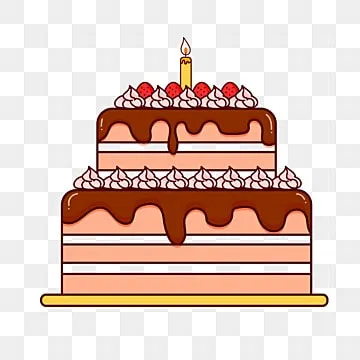
#> input picture samples/cake.webp, 360 x 360 px; its folder holds only this picture in this run
$ python -i color_mapping.py   (imports and definitions only)
#> lines starting #> are read from the running program, lines starting #| are printed output that depends on the picture; after the words box and inside, x2 and y2 are one past the last pixel; in counts of white or black regions, pixels touching at a corner belong together
"""Color palette definitions and image quantization for the Instagram auto-drawing bot.

This module provides:
- ``COLORS_PALETTE`` – the 22-colour Instagram drawing palette with screen
  coordinates for each colour swatch.
- ``remove_background`` – flood-fill-based background detection.
- ``prepare_source_image`` – loads an image and ensures it has an alpha channel.
- ``quantize_image`` – maps every pixel to the nearest palette colour using
  vectorised Euclidean distance.
"""

from __future__ import annotations

import os
from typing import Tuple, List

import cv2
import numpy as np

# ---------------------------------------------------------------------------
# Instagram drawing palette
# ---------------------------------------------------------------------------
# Each entry is (BGR_tuple, page_number, x_coordinate, color_name).
# The *page_number* identifies the palette page inside the Instagram colour
# picker, and *x_coordinate* is the horizontal screen position of the swatch.
# ---------------------------------------------------------------------------

PaletteEntry = Tuple[Tuple[int, int, int], int, int, str]

COLORS_PALETTE: List[PaletteEntry] = [
    # ---- Page 1 ----
    ((255, 255, 255), 1, 432, "white"),
    ((241, 151, 56),  1, 515, "blue"),
    ((79, 192, 112),  1, 597, "green"),
    ((65, 200, 254),  1, 680, "yellow"),
    ((51, 141, 252),  1, 763, "orange"),
    ((87, 73, 238),   1, 845, "red"),
    ((106, 7, 209),   1, 928, "pink"),
    # ---- Page 2 ----
    ((186, 7, 162),   2, 432, "purple"),
    ((20, 0, 237),    2, 515, "instagram_red"),
    ((142, 133, 237), 2, 597, "rose"),
    ((212, 211, 255), 2, 680, "light_pink"),
    ((179, 219, 254), 2, 763, "pale_orange"),
    ((130, 196, 255), 2, 845, "peach"),
    ((70, 144, 210),  2, 928, "gold_brown"),
    # ---- Page 3 ----
    ((58, 100, 153),  3, 432, "brown"),
    ((38, 38, 38),    3, 515, "black"),
    ((54, 54, 54),    3, 597, "dark_grey"),
    ((85, 85, 85),    3, 680, "grey"),
    ((115, 115, 115), 3, 763, "light_mid_grey"),
    ((153, 153, 153), 3, 845, "mid_grey"),
    ((178, 178, 178), 3, 928, "light_grey"),
    # ---- Page 4 ----
    ((199, 199, 199), 4, 432, "very_light_grey"),
]


def remove_background(img: np.ndarray) -> np.ndarray:
    """Detect background pixels using flood-fill from the four image corners.

    The function applies ``cv2.floodFill`` with fixed-range thresholding
    (lo/up diff of 15 per channel) starting from each corner.  Pixels reached
    by *any* of the four fills are considered background.

    Parameters
    ----------
    img:
        A BGR image (``np.uint8``, shape ``(H, W, 3)``).

    Returns
    -------
    np.ndarray
        A boolean mask of shape ``(H, W)`` where ``True`` marks background
        pixels.
    """
    h, w = img.shape[:2]

    # Flood-fill requires a mask that is 2 pixels larger in each dimension.
    combined_mask = np.zeros((h, w), dtype=np.uint8)

    lo_diff: Tuple[int, int, int] = (15, 15, 15)
    up_diff: Tuple[int, int, int] = (15, 15, 15)
    fill_flags = (
        4                                  # 4-connectivity
        | (255 << 8)                       # fill value written into mask
        | cv2.FLOODFILL_FIXED_RANGE        # compare to seed, not neighbours
    )

    corners = [(0, 0), (w - 1, 0), (0, h - 1), (w - 1, h - 1)]

    for cx, cy in corners:
        ff_mask = np.zeros((h + 2, w + 2), dtype=np.uint8)
        cv2.floodFill(
            img.copy(),
            ff_mask,
            seedPoint=(cx, cy),
            newVal=(0, 0, 0),
            loDiff=lo_diff,
            upDiff=up_diff,
            flags=fill_flags,
        )
        # The flood-fill mask has a 1-pixel border; strip it.
        combined_mask |= ff_mask[1:-1, 1:-1]

    return combined_mask.astype(bool)


def prepare_source_image(img_path: str) -> np.ndarray | None:
    """Load an image and ensure it has an alpha channel (BGRA).

    - If the image already has 4 channels (BGRA), it is returned as-is.
    - If it has 3 channels (BGR), :func:`remove_background` is called to
      generate an alpha mask (``0`` for background, ``255`` for foreground).

    Parameters
    ----------
    img_path:
        Filesystem path to the source image.

    Returns
    -------
    np.ndarray | None
        The BGRA image (``np.uint8``), or ``None`` if the file could not be
        loaded or does not exist.
    """
#> called with img_path = 'samples/cake.webp'
    if not os.path.isfile(img_path):
        print(f"[color_mapping] File not found: {img_path}")
        return None

    img = cv2.imread(img_path, cv2.IMREAD_UNCHANGED)
#> img is the input picture: shape (360, 360, 3); mean B, G, R 192.2, 201.9, 224.7
    if img is None:
        print(f"[color_mapping] Failed to load image: {img_path}")
        return None

    if img.ndim == 2:
        # Greyscale → convert to BGR first, then add alpha.
        img = cv2.cvtColor(img, cv2.COLOR_GRAY2BGR)

    channels = img.shape[2] if img.ndim == 3 else 1
#> channels = 3

    if channels == 4:
        # Auto-heal enclosed transparent holes (e.g. white cartoon bodies that were
        # accidentally made transparent by external background removal tools).
        h, w = img.shape[:2]
        solid = (img[:, :, 3] > 50).astype(np.uint8)
        bg = solid.copy()
        mask = np.zeros((h + 2, w + 2), dtype=np.uint8)
        # Flood fill from all four corners to find true external background
        for corner in [(0, 0), (w - 1, 0), (0, h - 1), (w - 1, h - 1)]:
            if bg[corner[1], corner[0]] == 0:
                cv2.floodFill(bg, mask, corner, 255)

        enclosed_holes = (bg == 0) & (img[:, :, 3] < 50)
        hole_count = int(np.sum(enclosed_holes))
        if hole_count > 100:
            print(f"[color_mapping] Restored {hole_count} enclosed transparent pixels to white fill.")
            img[enclosed_holes] = [255, 255, 255, 255]

        return img

    # 3-channel BGR image → create alpha from background detection.
    bg_mask = remove_background(img)
#> after the loop in remove_background, `for cx, cy in corners:`:
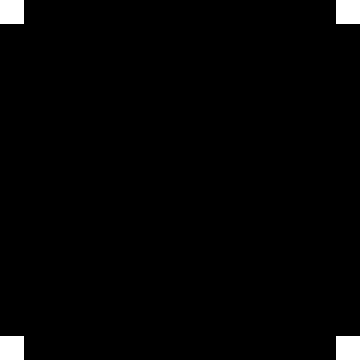
#> combined_mask: shape (360, 360); 1.8% white; 4 white regions, box (x1, y1, x2, y2) and area: (0, 0, 24, 24) 576, (336, 0, 360, 24) 576, (0, 336, 24, 360) 576, (336, 336, 360, 360) 576
    alpha = np.where(bg_mask, 0, 255).astype(np.uint8)
    bgra = cv2.cvtColor(img, cv2.COLOR_BGR2BGRA)
    bgra[:, :, 3] = alpha
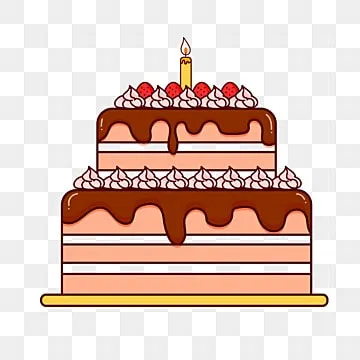
#> bgra: shape (360, 360, 4); mean B, G, R, A 192.2, 201.9, 224.7, 250.5
    return bgra


# [123 lines left out: functions quantize_image, extend_palette_from_config, clean_antialiasing_halos, not called in this run]

>>> result = prepare_source_image('samples/cake.webp')

$ run again, on samples/gym.webp
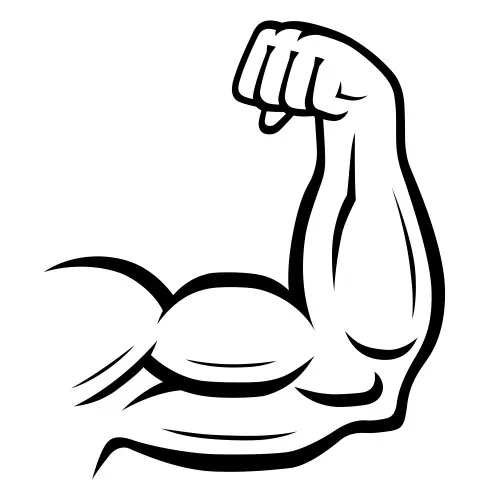
#> input picture samples/gym.webp, 500 x 500 px
#> in prepare_source_image, img is the input picture: shape (500, 500, 3); mean B, G, R 228.8, 228.8, 228.8
#> after the loop in remove_background, `for cx, cy in corners:`:
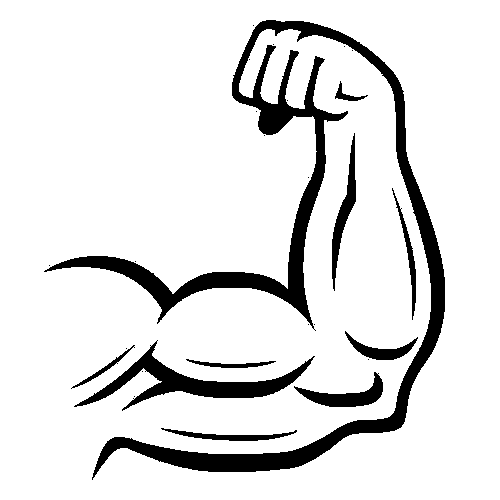
#> combined_mask: shape (500, 500); 88.6% white; 27 black regions (17 under 20 px), largest, box (x1, y1, x2, y2) and area: (44, 20, 445, 480) 20050, (74, 340, 315, 411) 3695, (294, 372, 383, 407) 1142
